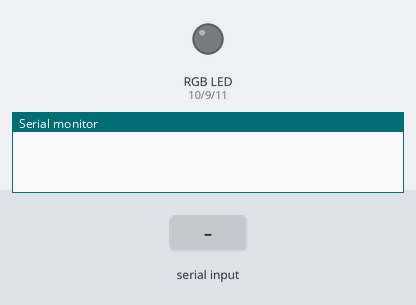
Recording of a sketch running on a simulated Arduino Uno, built with avr-gcc and run on an emulated ATmega328P. Shown: an RGB LED mixed from three pins (HIGH = lit), the last lines printed to the serial monitor. The inputs (shaded band) are chosen by the test bench.

Above: at 1.2 s.
1.3 s: "LED_ON" received over the second serial link
At 1.9 s:
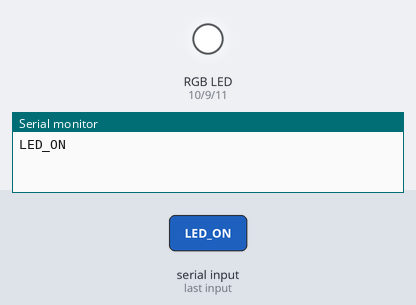
2.8 s: "LED_BLINK" received over the second serial link
Timing chart, 0 to 5.8 s (numbered marks = the images above; inputs shaded):
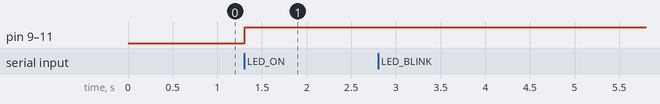

Measured:
- after the input at 1.3 s, pin 9 (green), pin 10 (red), pin 11 (blue): LOW → HIGH at once

The sketch:

aurdino.ino
```cpp
#include <SoftwareSerial.h>
SoftwareSerial mySerial(2, 4); // RX, TX
/* LED strip */
// Pin assignment
int blue = 11;
int red = 10;
int green = 9;
bool ledStripState = false; // on == true; off == false;
/* Bluetooth serial comm. */
char character;
String command;
/* User Functions */
void ledStripOn();
void ledOldColor();
void ledStripOff();
void ledBlink();
void commWithBT()
{
  while (mySerial.available() > 0)
  {
    character = mySerial.read();
    command.concat(character);
    Serial.print(character);
    delay(1);
  }
  if (command == "LED_ON")
  {
    ledStripOn();
    //ledOldColor();
    ledStripState = true;
  }
   else if (command == "LED_BLINK")
  {
    ledBlink();
    ledOldColor();
    ledStripState = true;
  }
  else if (command == "LED_OFF")
  {
    ledStripOff();
    ledStripState = false;
  }
  //RGB_RRRGGGBBB
  else if (command.indexOf("RGB_") == 0)
  {
    Serial.println();
    String cmd = command.substring(4, 7);
    int value = cmd.toInt();
    Serial.println(value);
    analogWrite(red, value);
    cmd = command.substring(7, 10);
    value = cmd.toInt();
    Serial.println(value);
    analogWrite(green, value);
        cmd = command.substring(10, 13);
    value = cmd.toInt();
    Serial.println(value);
    analogWrite(blue, value);
  }
  command = "";
}
void ledStripOn()
{
  digitalWrite(red, HIGH);
  digitalWrite(green, HIGH);
  digitalWrite(blue, HIGH);
}
void ledStripOff()
{
  digitalWrite(green, LOW);
  digitalWrite(blue, LOW);
  digitalWrite(red, LOW);
}
void ledBlink()
{
   for(int i=0;i<100;i++)
{
  ledStripOn();
  delay(1000);
  ledStripOff();
}
  }
void setup()
{
  Serial.begin(115200);

  pinMode(9, OUTPUT);
  pinMode(10, OUTPUT);
  pinMode(11, OUTPUT);
  mySerial.begin(9600);
 }
void loop()
{

  if (mySerial.available() > 0)
  {
    commWithBT();
  }
}
```
